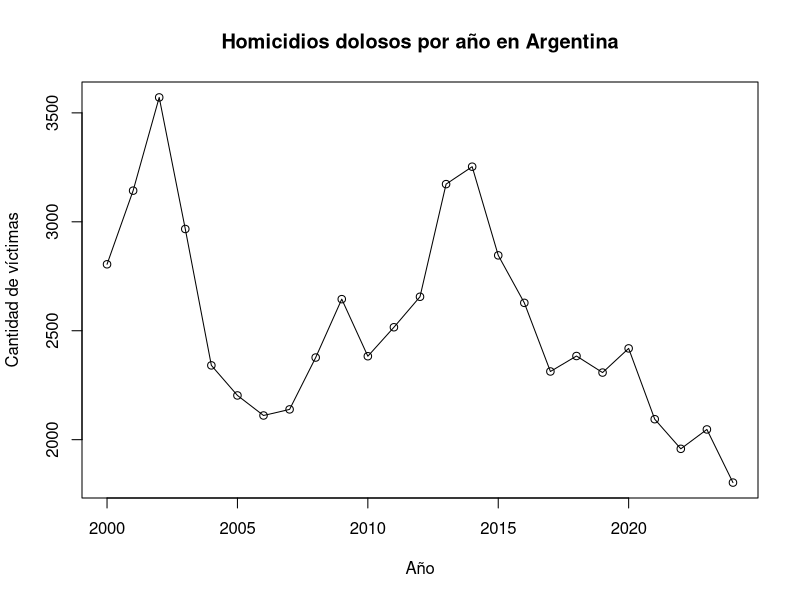
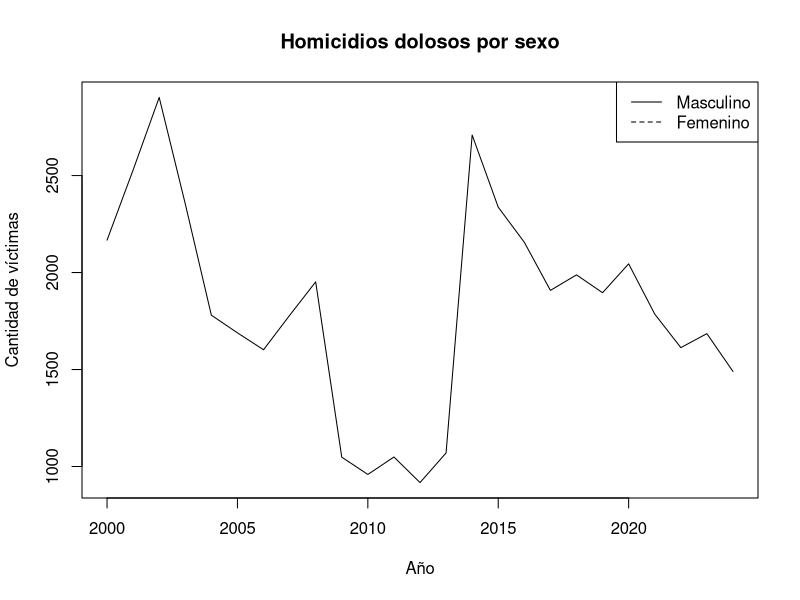

Write R code to recreate these figures, in order.
# =========================
# 1) Cargar datos
# =========================
df <- read.csv("data/datos.csv")

# =========================
# 2) Filtrar homicidios dolosos
# =========================
homi <- subset(df, codigo_delito_snic_nombre == "Homicidios dolosos")

# =========================
# 3) Sumar víctimas por año
# =========================
homi_anual <- aggregate(
  cantidad_victimas ~ anio,
  data = homi,
  sum,
  na.rm = TRUE
)

# Ordenar por año (por las dudas)
homi_anual <- homi_anual[order(homi_anual$anio), ]

# =========================
# 4) Resumen simple
# =========================
max_row <- homi_anual[which.max(homi_anual$cantidad_victimas), ]
min_row <- homi_anual[which.min(homi_anual$cantidad_victimas), ]

resumen <- data.frame(
  indicador = c("Año con MÁS víctimas", "Año con MENOS víctimas"),
  anio = c(max_row$anio, min_row$anio),
  cantidad_victimas = c(max_row$cantidad_victimas, min_row$cantidad_victimas)
)

# Guardar resumen en un txt
writeLines(
  c(
    "Resumen: Homicidios dolosos (víctimas por año)",
    paste0("Año con MÁS víctimas: ", max_row$anio, " (", max_row$cantidad_victimas, ")"),
    paste0("Año con MENOS víctimas: ", min_row$anio, " (", min_row$cantidad_victimas, ")")
  ),
  "resumen.txt"
)

# =========================
# 5) Gráfico (línea + puntos) y guardar PNG
# =========================
png("grafico.png", width = 1000, height = 600)

plot(
  homi_anual$anio,
  homi_anual$cantidad_victimas,
  type = "o",                 # o = linea + puntos
  xlab = "Año",
  ylab = "Cantidad de víctimas",
  main = "Homicidios dolosos por año en Argentina"
)

dev.off()

# Mostrar mensaje final
print("Listo: se generaron grafico.png y resumen.txt")
# =========================
# Comparación hombres vs mujeres
# =========================

homi_sexo <- aggregate(
  cbind(cantidad_victimas_masc, cantidad_victimas_fem) ~ anio,
  data = homi,
  sum,
  na.rm = TRUE
)

png("grafico_sexo.png", width = 1000, height = 600)

plot(
  homi_sexo$anio,
  homi_sexo$cantidad_victimas_masc,
  type = "l",
  lty = 1,
  xlab = "Año",
  ylab = "Cantidad de víctimas",
  main = "Homicidios dolosos por sexo"
)

lines(
  homi_sexo$anio,
  homi_sexo$cantidad_victimas_fem,
  lty = 2
)

legend("topright",
       legend = c("Masculino", "Femenino"),
       lty = c(1,2))

dev.off()